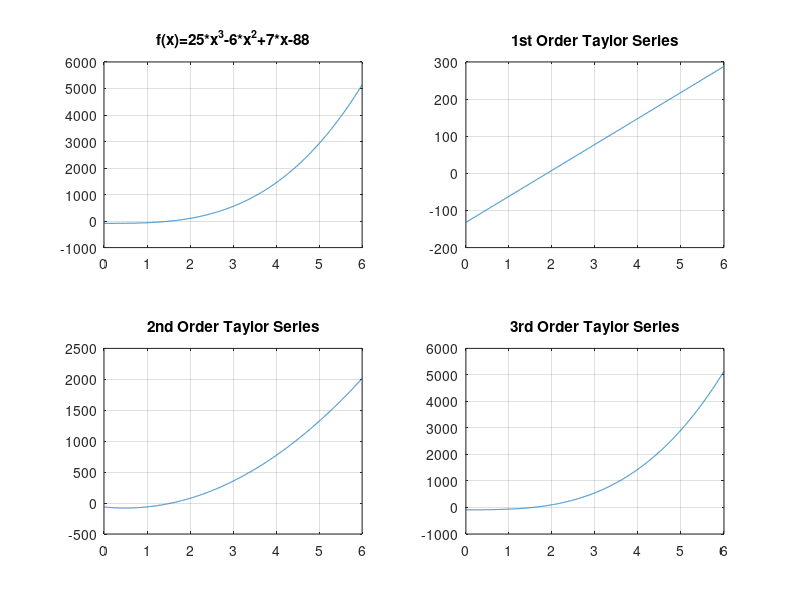

Write the MATLAB code that produced this figure.
%% Applied Computational Methods (MET 4076) Summer 2018:
% Lab Assignment 3, Problem 2 (Sayali Kedari)

%% Problem Description: Using the Taylor Series expansion, we obtain the 
% following 1st, 2nd, 3rd order Taylor Series functions

format long
a=1;
x=0:0.001:6;
f=@(x) 25.*x.^3-6.*x.^2+7.*x-88;
subplot(2,2,1);
plot(x,f(x));grid;title('f(x)=25*x^3-6*x^2+7*x-88');hold on

%% zeroth order
f0 = f(a);
e0=abs((f(3)-f0)/f(3))*100; 
fprintf('Zeroth Order Taylor Series Error = %e\n',e0);

%% first-order
f1=@(x) 70.*(x-a) + f(a);
e1=abs((f(3)-f1(3))/f(3))*100; 
fprintf('1st Order Taylor Series Error = %e\n',e1);
%Calculates the absolute value of the difference/error
subplot(2,2,2);
plot(x,f1(x));grid;title('1st Order Taylor Series');

%% second-order
f2=@(x) 138/2.*(x-a).^2 + 70.*(x-a) + f(a);
e2=abs((f(3)-f2(3))/f(3))*100;
fprintf('2nd Order Taylor Series Error = %e\n',e2);
subplot(2,2,3);
plot(x,f2(x));grid;title('2nd Order Taylor Series');

%% third-order
f3=@(x) 150/6.*(x-a).^3 + 138/2.*(x-a).^2 + 70.*(x-a) + f(a);
e3=abs((f(3)-f3(3))/f(3))*100;
fprintf('3rd Order Taylor Series Error = %e\n',e3);
subplot(2,2,4);
plot(x,f3(x));grid;title('3rd Order Taylor Series');hold off